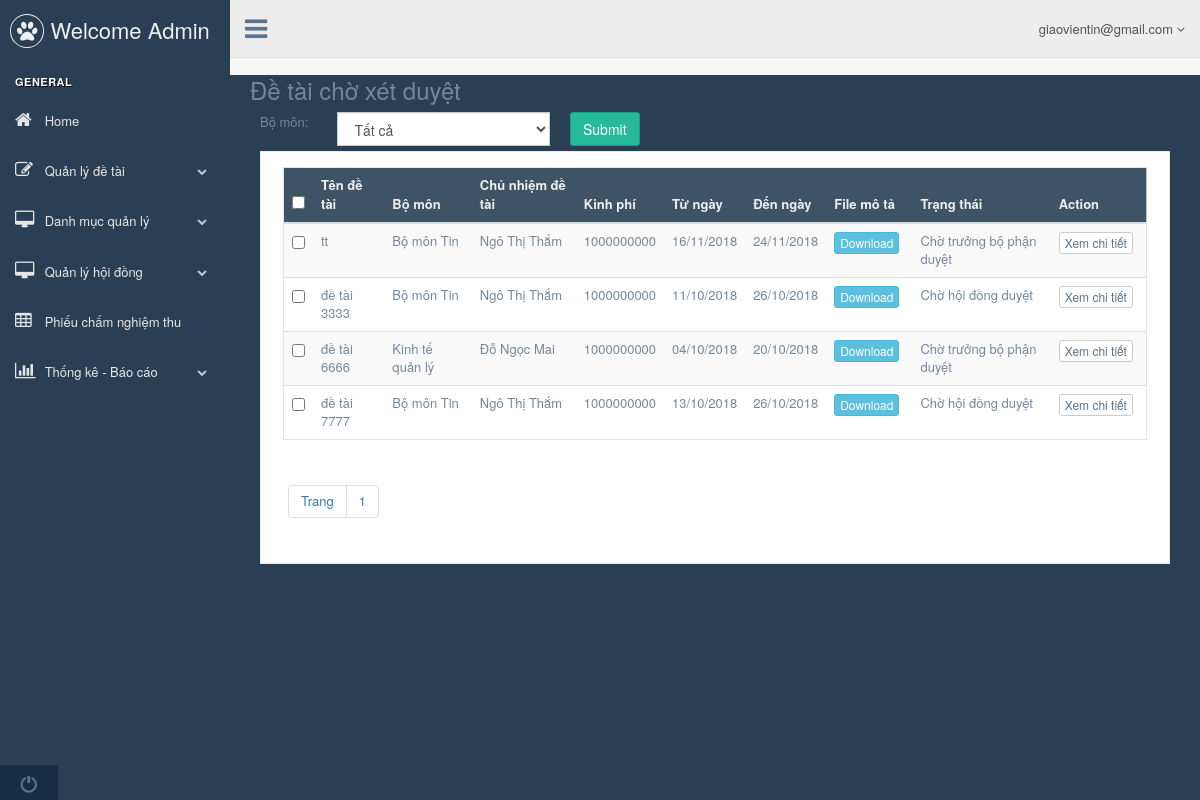
Before: /admin.php?controller=detaichoxetduyet (signed in) with the older database file.
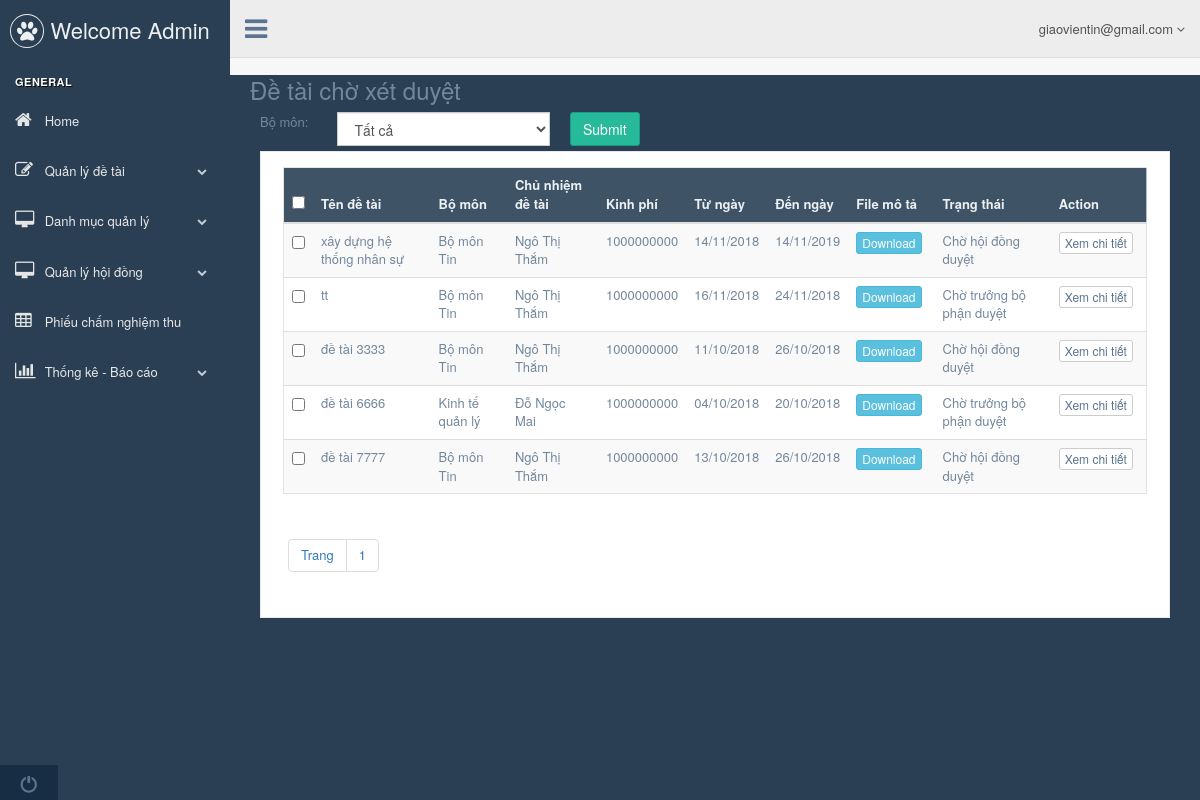
After: the same page with the newer database file.
### tables this page shows
CREATE TABLE `tbl_detai` (
  `pk_madetai_id` int(11) NOT NULL,
  `fk_user_id` int(11) NOT NULL,
  `fk_user_hoi_dong` int(11) NOT NULL,
  `c_tendetai` varchar(500) NOT NULL,
  `c_noidungnghiencuu` varchar(1000) NOT NULL,
  `c_kinhphi` float NOT NULL,
  `c_tungay` date NOT NULL,
  `c_denngay` date NOT NULL,
  `c_trangthai` int(11) NOT NULL,
  `file_mo_ta` text NOT NULL
);

CREATE TABLE `tbl_bomon` (
  `pk_mabomon_id` int(11) NOT NULL,
  `c_tenbomon` varchar(500) NOT NULL,
  `c_truongbomon` varchar(500) NOT NULL,
  `fk_user_id` int(11) NOT NULL
);

CREATE TABLE `tbl_user` (
  `pk_user_id` int(11) NOT NULL,
  `c_fullname` varchar(500) NOT NULL,
  `fk_mabomon_id` int(11) NOT NULL,
  `c_hocham` varchar(500) NOT NULL,
  `c_hocvi` varchar(500) NOT NULL,
  `c_ngaysinh` date NOT NULL,
  `c_diachi` varchar(500) NOT NULL,
  `c_sdt` int(11) NOT NULL,
  `c_email` varchar(500) NOT NULL,
  `c_password` varchar(500) NOT NULL,
  `UserType` int(11) NOT NULL
);

### admin.php (called while the page is built, shortened)
<?php
	include "config.php";
	include "model/model.php";
	if(isset($_SESSION["SS_USER"]) == false)
		include "controller/backend/controller_login.php";
	else{
		include "view/backend/master.php";
	}
 ?>

### model/model.php (called while the page is built, shortened)
<?php
	class model{
		public function get_all($sql){
			global $db;
			$result = mysqli_query($db,$sql);
			$arr = array();
			while($rows = mysqli_fetch_object($result))
				$arr[] = $rows;
			return $arr;
		}
		public function get_a_record($sql){
			global $db;
			$result = mysqli_query($db,$sql);
			$rows = mysqli_fetch_object($result);
			return $rows;
		}
		public function num_rows($sql){
			global $db;
			$result = mysqli_query($db,$sql);
			return mysqli_num_rows($result);
		}
	}
 ?>

### view/backend/view_detaichoxetduyet.php (the view, shortened to what the changed rows need)
<div class="right_col" role="main">
  <div class="">
    <div class="page-title">
             <?php
                $bomon = $this->model->get_all("select * from tbl_bomon order by pk_mabomon_id desc");
               ?>
      <div class="col-md-12 col-sm-12 col-xs-12">
        <div class="x_panel">
          <div class="x_content">
            <div class="table-responsive">
              <table class="table table-striped jambo_table bulk_action">
                <thead>
                  <tr class="headings">
                    <th>
                      <input type="checkbox" id="check-all" class="flat">
                    </th>
                    <th class="column-title">Tên đề tài </th>
                     <th class="column-title">Bộ môn </th>
                    <th class="column-title">Chủ nhiệm đề tài </th>
                    <th class="column-title">Kinh phí </th>
                    <th class="column-title">Từ ngày </th>
                    <th class="column-title">Đến ngày </th>
                    <th class="column-title">File mô tả </th>
                    <th class="column-title">Trạng thái </th>
                    <th class="column-title">Action </th>
                  </tr>
                </thead>
                <tbody>
                <?php foreach($arr as $rows): ?>
                  <tr class="even pointer">
                    <td class="a-center ">
                      <input type="checkbox" class="flat" name="table_records">
                    </td>
                    <td class=" "><?php echo $rows->c_tendetai; ?></td>
                     <td class=" ">
                      <?php
                        $bomon = $this->model->get_a_record("select c_tenbomon from tbl_bomon where pk_mabomon_id={$rows->fk_mabomon_id}");
                        echo isset($bomon->c_tenbomon)?$bomon->c_tenbomon:"";
                      ?>
                    </td>
                    <td class=" ">
                      <?php
                        $item = $this->model->get_a_record(" select * from tbl_user where pk_user_id =".$rows->fk_user_id);
                      echo (isset($item)&&$item != null && (isset($item->c_fullname))?$item->c_fullname:"");
                      ?>
                    </td>
                    <td class=" "><?php echo $rows->c_kinhphi; ?></td>
                    <td class=" ">
                    	<?php
							           $date = date_create($rows->c_tungay);
							           echo date_format($date,"d/m/Y");
						          ?>
                    </td>
                    <td class=" ">
                      <?php
                        $date = date_create($rows->c_denngay);
                        echo date_format($date,"d/m/Y");
                      ?>
                    </td>
                    <td class=" "><button type="button" class="btn btn-info btn-xs"><a href="<?php echo $rows->file_mo_ta; ?>" style="color: white;">Download</a></button></td>
                    <td class=" ">
                      <?php
                        if($rows->c_trangthai == 0)
                          echo "Chờ trưởng bộ phận duyệt";
                        else if($rows->c_trangthai == 1)
                          echo "Chờ hội đồng duyệt";
                      ?>
                    </td>
                    <td class=" last">
                      <button type="button" class="btn btn-default btn-xs"><a id="btn_xemchitiet" onclick="xemChiTiet().call(this);" href="admin.php?controller=chitiet_detaichoxetduyet&act=xem&id=<?=$rows->pk_madetai_id?>">Xem chi tiết</a></button>
                    </td>
                  </tr>
                <?php endforeach; ?>
                </tbody>
              </table>
	          	<div class="card-footer" style="padding:5px !important">
					<ul class="pagination">
					<?php for($i=1; $i<=$num_page; $i++): ?>
						<li class="page-item"><a class="page-link" href="admin.php?controller=detaichoxetduyet&p=<?php echo $i; ?>"><?php echo $i; ?></a></li>
					<?php endfor; ?>
					</ul>
				</div>
            </div>
          </div>
        </div>
      </div>
    </div>
  </div>
</div>

Changed rows visible on the page:
added tbl_detai: c_tendetai "xây dựng hệ thống nhân sự", tbl_bomon.c_tenbomon "Bộ môn Tin", fk_user.c_fullname "Ngô Thị Thắm", c_kinhphi "1000000000", c_tungay "14/11/2018", c_denngay "14/11/2019", c_trangthai "Chờ hội đồng duyệt"
